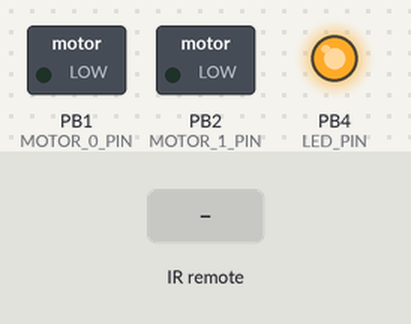
Recording of a sketch running on a simulated ATtiny85, built with avr-gcc and run on an emulated ATtiny85. On the bench: switched loads named in the sketch (green lamp = pin HIGH), output pins drawn as LEDs (lit = HIGH). Inputs (shaded band) come from the test bench.

Above: at 1.2 s.
1.3 s: infrared code 0x2FDB04F received
At 1.7 s:
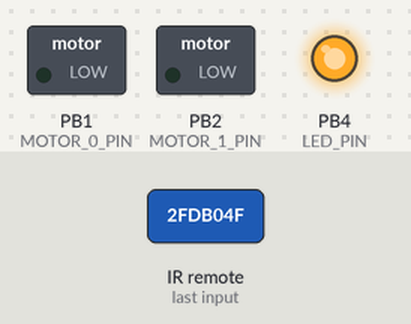
2.9 s: infrared code 0x2FDA857 received
At 4.1 s:
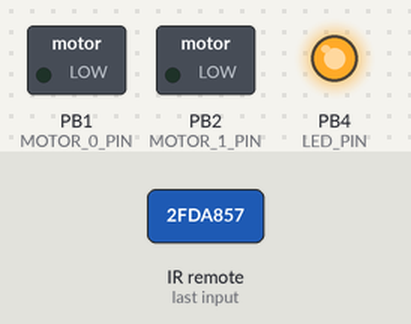
4.5 s: infrared code 0x2FDB04F received
At 5.4 s:
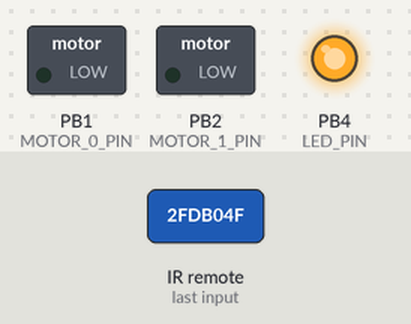
6.1 s: infrared code 0x2FDA857 received
At 6.6 s:
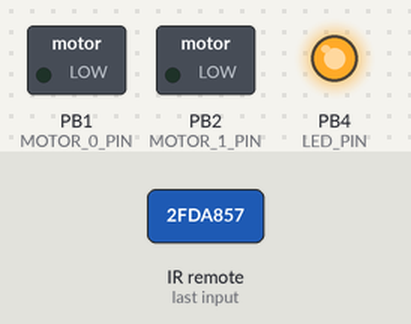
Timing chart, 0 to 8.7 s (numbered marks = the images above; inputs shaded):
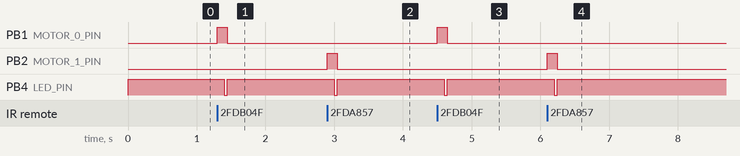

The sketch:

amp-remote-controller.ino
```cpp
#include <IRremote.h>

const int VOL_UP = 1;
const int VOL_DOWN = -1;
const int RECV_PIN = 0;
const int MOTOR_0_PIN = 1;
const int MOTOR_1_PIN = 2;
const int LED_PIN = 4;

volatile unsigned long milliseconds;
unsigned long lastReceived = 0;
int lastDirection = 0;

bool isBlinking = false;
bool isLedOn = true;
unsigned long lastBlink = 0;

IRrecv irrecv(RECV_PIN);
decode_results results;

void setup() {
  #ifndef __AVR_ATtiny85__
    Serial.begin(9600);
  #endif

  pinMode(MOTOR_0_PIN, OUTPUT);
  pinMode(MOTOR_1_PIN, OUTPUT);
  pinMode(LED_PIN, OUTPUT);

  stopBlinking();

  lastReceived = getMiliseconds();
  stopMotor();

  irrecv.enableIRIn(); // Start the receiver

  TCCR1 = (1<<CTC1)|(7<<CS10);   // CTC  mode, div64
  OCR1C = 0.001 * F_CPU/32 - 1;  // 1ms, F_CPU @16MHz, div64
  TIMSK |= (1<<OCIE1A);

  sei();
}

void loop() {
  if (getMiliseconds() - lastReceived > 70) {
    #ifndef __AVR_ATtiny85__
      Serial.println(getMiliseconds() - lastReceived);
    #endif

    stopMotor();
    stopBlinking();
  }

  updateBlinking();

  if (irrecv.decode(&results)) {
    #ifndef __AVR_ATtiny85__
      Serial.println(results.value, HEX);
    #endif

    switch (results.value) {
      case 0x2FDB04F:
        lastDirection = VOL_UP;
        lastReceived = getMiliseconds();
        startMotor(lastDirection);
        startBlinking();

        break;
      case 0x2FDA857:
        lastDirection = VOL_DOWN;
        lastReceived = getMiliseconds();
        startMotor(lastDirection);
        startBlinking();

        break;
      case 0xFFFFFFFF:
        lastReceived = getMiliseconds();

        break;
      default:
        break;
    }

    irrecv.resume();
  }
}

void startMotor(int direction) {
  if (direction == VOL_UP) {
    digitalWrite(MOTOR_1_PIN, LOW);
    digitalWrite(MOTOR_0_PIN, HIGH);
  } else if (direction == VOL_DOWN) {
    digitalWrite(MOTOR_0_PIN, LOW);
    digitalWrite(MOTOR_1_PIN, HIGH);
  }
}

void stopMotor() {
  digitalWrite(MOTOR_0_PIN, LOW);
  digitalWrite(MOTOR_1_PIN, LOW);
}


void startBlinking() {
  isBlinking = true;
  isLedOn = true;
  digitalWrite(LED_PIN, HIGH);
  lastBlink = getMiliseconds();
}

void stopBlinking() {
  isBlinking = false;
  isLedOn = true;
  digitalWrite(LED_PIN, HIGH);
}

void updateBlinking() {
  unsigned long currentMiliseconds = getMiliseconds();
  if (isBlinking && currentMiliseconds - lastBlink > 50) {
    digitalWrite(LED_PIN, isLedOn ? LOW : HIGH);
    isLedOn = !isLedOn;
    lastBlink = currentMiliseconds;
  }
}

unsigned long getMiliseconds() {
  return milliseconds;
}

ISR(TIMER1_COMPA_vect) {
  milliseconds++;
}
```

Measured:
- after the input at 1.3 s, PB1 (MOTOR_0_PIN): LOW → HIGH at once, → LOW 0.14 s later; PB4 (LED_PIN): HIGH → LOW after 0.10 s, → HIGH 0.04 s later
- after the input at 2.9 s, PB2 (MOTOR_1_PIN): LOW → HIGH at once, → LOW 0.14 s later; PB4 (LED_PIN): HIGH → LOW after 0.10 s, → HIGH 0.04 s later
- after the input at 4.5 s, PB1 (MOTOR_0_PIN): LOW → HIGH at once, → LOW 0.14 s later; PB4 (LED_PIN): HIGH → LOW after 0.10 s, → HIGH 0.04 s later
- after the input at 6.1 s, PB2 (MOTOR_1_PIN): LOW → HIGH at once, → LOW 0.14 s later; PB4 (LED_PIN): HIGH → LOW after 0.10 s, → HIGH 0.04 s later
